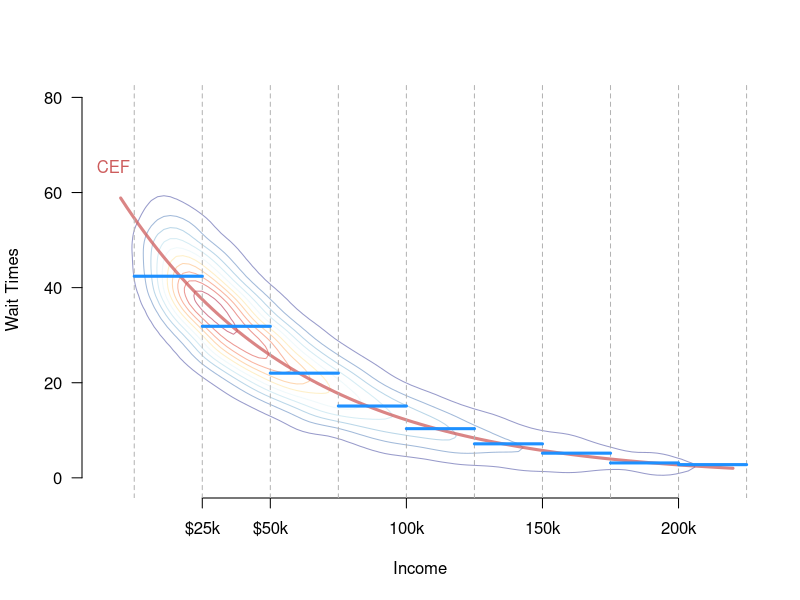
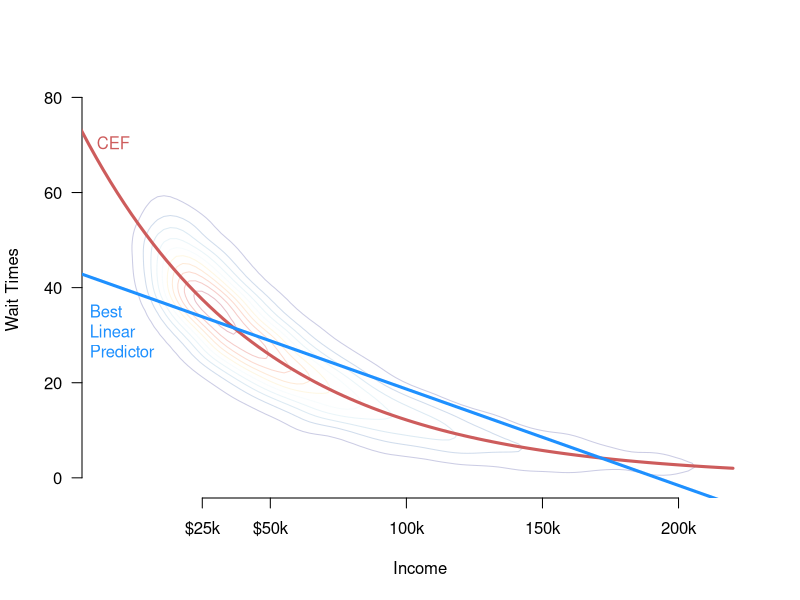
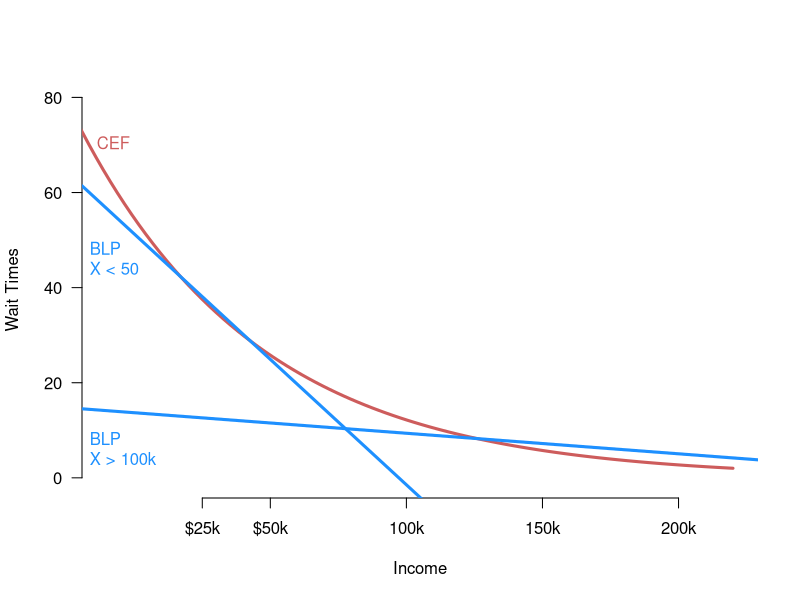

Write R code to recreate these figures, in order.
## ---- chunk 1
#| echo: false
#| label: fig-cef-binned
#| fig-cap: "Hypothetical joint distribution of income and poll wait times (contour plot), conditional expectation function (red), and the conditional expectation of the binned income (blue)."
set.seed(02143)
k <- 10
my.cols <- rev(RColorBrewer::brewer.pal(k, "RdYlBu"))
dens.cols <- rev(RColorBrewer::brewer.pal(n = 4, name = "RdBu"))
x <- exp(rnorm(10000, 1.5, 0.75))
y <- rpois(n = 10000, exp(4-x*0.15)) 
z <- MASS::kde2d(x, y, n=100, lims = c(-1, 22, -1, 80))
xs <- c(2.5, 5, 7.5, 15)
xlabs <- paste("$", xs * 10, "k", sep = "")
contour(z, levels = seq(0.0005, 0.008, length.out = 10), col = adjustcolor(my.cols, alpha = 0.5), drawlabels = FALSE, xlab = "Income", ylab = "Wait Times", las = 1, bty = "n", xaxt = "n")
axis(side = 1, at = c(2.5, 5, 10, 15, 20), labels = c("$25k", "$50k", "100k", "150k", "200k"))
curve(exp(4 - x * 0.15), from = -0.5, to = 22, add = TRUE, col = adjustcolor("indianred", alpha = 0.75), lwd = 3)
text(x = -1.75, y = 65, "CEF", pos = 4, col = "indianred")
cuts <- c(0, 2.5, 5, 7.5, 10, 12.5, 15, 17.5, 20, 22.5)
abline(v=cuts, col = "grey70", lty = 2)
means <- tapply(y, cut(x, breaks = cuts), mean)
for (i in 2:length(cuts)) {
  segments(x0 = cuts[i-1], x1 = cuts[i], y0 = means[i-1], col = "dodgerblue", lwd = 3)
}

## ---- chunk 2
#| label: fig-cef-blp
#| echo: false
#| fig.cap: "Comparison of the CEF and the best linear predictor"
contour(z, levels = seq(0.0005, 0.008, length.out = 10), col = adjustcolor(my.cols, alpha = 0.25), drawlabels = FALSE, xlab = "Income", ylab = "Wait Times", las = 1, bty = "n", xaxt = "n")
axis(side = 1, at = c(2.5, 5, 10, 15, 20), labels = c("$25k", "$50k", "100k", "150k", "200k"))
curve(exp(4 - x * 0.15), from = -4, to = 22, add = TRUE, col = "indianred", lwd = 3)
text(x = -1.75, y = 70, "CEF", pos = 4, col = "indianred")
abline(lm(y~x), col = "dodgerblue", lwd = 3)
text(x = -2, y = 29, "Best\nLinear\nPredictor", col = "dodgerblue", pos = 4)
## ---- chunk 3
#| label: fig-blp-limits
#| echo: false
#| fig.cap: "Linear projections for when truncating income distribution below $50k and above $100k"
contour(z, levels = seq(0.0005, 0.008, length.out = 10), col = adjustcolor(my.cols, alpha = 0), drawlabels = FALSE, xlab = "Income", ylab = "Wait Times", las = 1, bty = "n", xaxt = "n")
axis(side = 1, at = c(2.5, 5, 10, 15, 20), labels = c("$25k", "$50k", "100k", "150k", "200k"))
curve(exp(4 - x * 0.15), from = -4, to = 22, add = TRUE, col = "indianred", lwd = 3)
text(x = -1.75, y = 70, "CEF", pos = 4, col = "indianred")
abline(lm(y~x, subset = x < 5), col = "dodgerblue", lwd = 3)
abline(lm(y~x, subset = x > 10), col = "dodgerblue", lwd = 3)
text(x = -2, y = 45, "BLP\nX < 50", col = "dodgerblue", pos = 4)
text(x = -2, y = 5, "BLP\nX > 100k", col = "dodgerblue", pos = 4)
